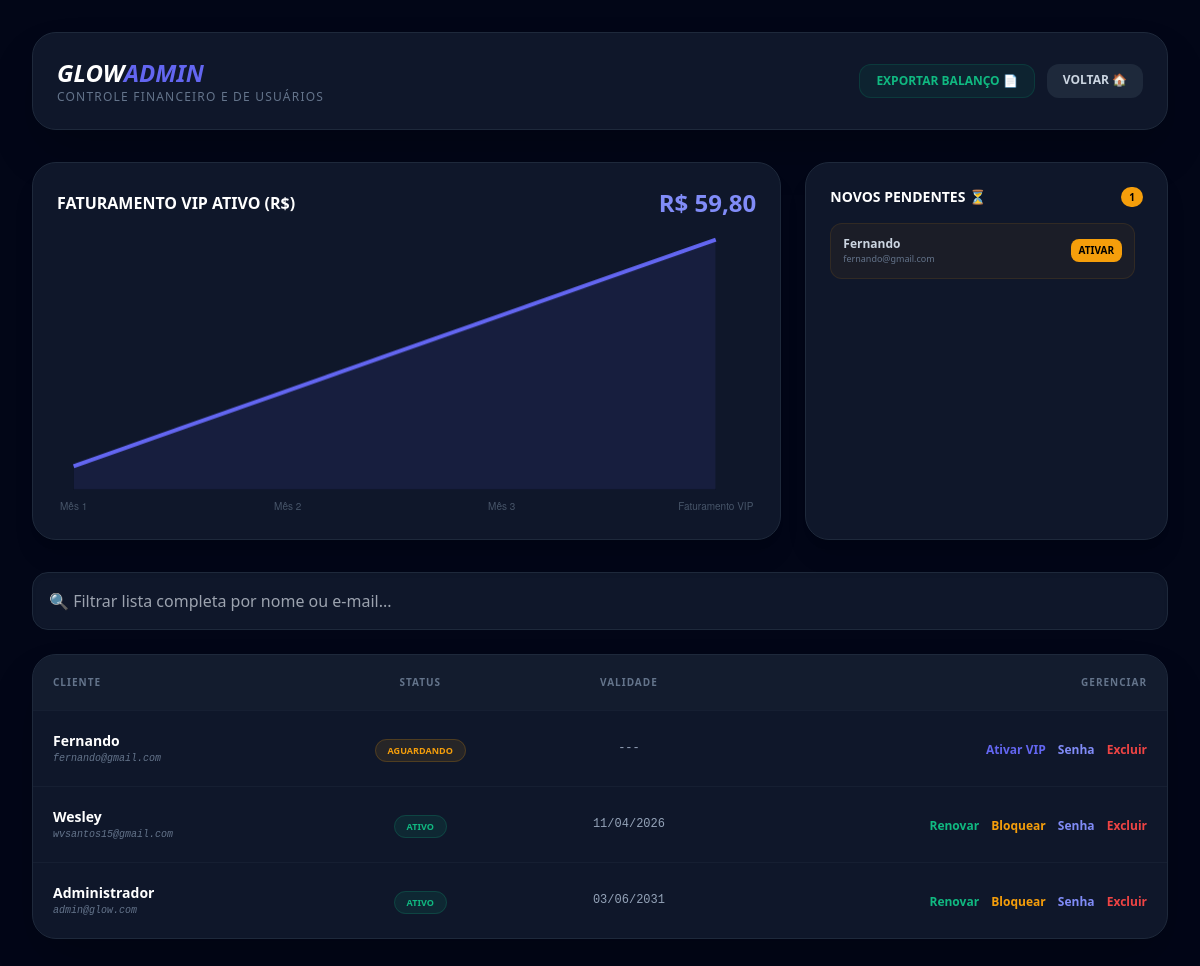
The app's page /admin.php (signed in), older data.
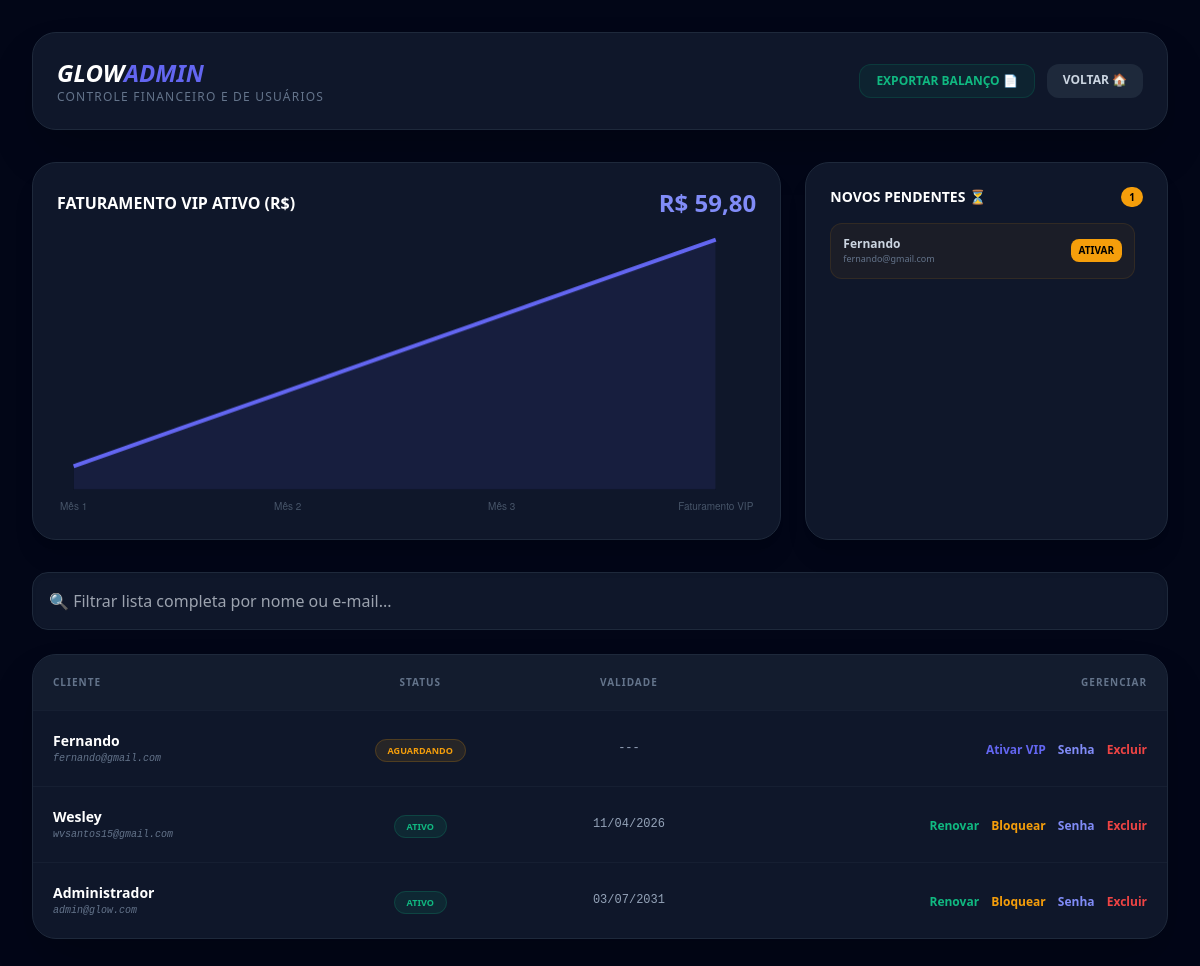
The same page, newer data.
### tables this page shows
CREATE TABLE usuarios (
    id INTEGER PRIMARY KEY AUTOINCREMENT,
    nome VARCHAR(100) NOT NULL,
    email VARCHAR(100) NOT NULL UNIQUE,
    senha VARCHAR(255) NOT NULL,
    status TEXT DEFAULT "aguardando" CHECK(status IN ("aguardando","ativo","suspenso")),
    criado_em DATETIME DEFAULT CURRENT_TIMESTAMP,
    expira_em DATE DEFAULT NULL
);

### admin.php (the view, shortened to what this page needs)
<?php
try {
    $db_path = __DIR__ . "/glow.db";
    $pdo = new PDO("sqlite:" . $db_path);
    $pdo->setAttribute(PDO::ATTR_ERRMODE, PDO::ERRMODE_EXCEPTION);
} catch (Exception $e) { die("Erro: " . $e->getMessage()); }
$total_users = $pdo->query("SELECT count(*) FROM usuarios")->fetchColumn();
$total_ativos = $pdo->query("SELECT count(*) FROM usuarios WHERE status='ativo' AND expira_em >= date('now')")->fetchColumn();
$total_aguardando = $pdo->query("SELECT count(*) FROM usuarios WHERE status='aguardando'")->fetchColumn();
$faturamento = $total_ativos * 29.90;
$grafico_faturamento = [$faturamento * 0.7, $faturamento * 0.8, $faturamento * 0.9, $faturamento];
$usuarios = $pdo->query("SELECT * FROM usuarios ORDER BY id DESC")->fetchAll(PDO::FETCH_ASSOC);
$pendentes_lista = $pdo->query("SELECT id, nome, email FROM usuarios WHERE status='aguardando' ORDER BY id DESC")->fetchAll(PDO::FETCH_ASSOC);
?>
<!DOCTYPE html>
<html lang="pt-br">
<head>
    <script src="https://cdn.tailwindcss.com"></script>
</head>
<body class="bg-[#020617] text-slate-300 min-h-screen font-sans">
<div class="max-w-7xl mx-auto p-4 md:p-8">
    <div class="flex justify-between items-center mb-8 bg-[#0f172a] p-6 rounded-3xl border border-slate-800 shadow-2xl">
        <div>
            <h1 class="text-2xl font-black text-white italic">GLOW<span class="text-indigo-500">ADMIN</span></h1>
            <p class="text-xs text-slate-500 uppercase tracking-widest">Controle Financeiro e de Usuários</p>
        </div>
        <div class="flex gap-3">
            <button onclick="exportarRelatorio()" class="bg-emerald-600/10 text-emerald-500 border border-emerald-600/20 px-4 py-2 rounded-xl text-xs font-bold hover:bg-emerald-600 hover:text-white transition">EXPORTAR BALANÇO 📄</button>
            <a href="index.php" class="bg-slate-800 px-4 py-2 rounded-xl text-xs font-bold hover:bg-slate-700 transition">VOLTAR 🏠</a>
        </div>
    </div>
    <div class="grid grid-cols-1 lg:grid-cols-3 gap-6 mb-8">
        <div class="lg:col-span-2 bg-[#0f172a] p-6 rounded-3xl border border-slate-800 shadow-xl">
            <h3 class="text-white font-bold mb-4 flex justify-between items-center">
                FATURAMENTO VIP ATIVO (R$)
                <span class="text-indigo-400 text-2xl font-black">R$ <?= number_format($faturamento, 2, ',', '.') ?></span>
            </h3>
            <canvas id="faturamentoChart" height="120"></canvas>
        </div>
        <div class="bg-[#0f172a] p-6 rounded-3xl border border-slate-800 shadow-xl border-amber-500/20">
            <h3 class="text-white font-bold mb-4 text-sm uppercase text-amber-500 flex justify-between">
                Novos Pendentes ⏳
                <span class="bg-amber-500 text-black px-2 rounded-full text-[10px]"><?= $total_aguardando ?></span>
            </h3>
            <div class="space-y-3 overflow-y-auto max-h-[250px] pr-2">
                <?php foreach($pendentes_lista as $p): ?>
                <div class="flex justify-between items-center bg-amber-500/5 p-3 rounded-xl border border-amber-500/10">
                    <div class="flex flex-col">
                        <span class="text-xs font-bold text-slate-300"><?= $p['nome'] ?></span>
                        <span class="text-[9px] text-slate-500"><?= $p['email'] ?></span>
                    </div>
                    <a href="?ativar=<?= $p['id'] ?>" class="text-[10px] bg-amber-500 text-black font-black px-2 py-1 rounded-lg">ATIVAR</a>
                </div>
                <?php endforeach; ?>
            </div>
        </div>
    </div>
    <input type="text" id="inputBusca" placeholder="🔍 Filtrar lista completa por nome ou e-mail..." class="w-full bg-[#0f172a] border border-slate-800 p-4 rounded-2xl mb-6 outline-none focus:border-indigo-500 text-white shadow-inner">
    <div class="bg-[#0f172a] rounded-3xl border border-slate-800 overflow-hidden shadow-2xl">
        <table class="w-full text-left border-collapse">
            <thead class="bg-slate-800/30 text-[10px] uppercase text-slate-500 font-black tracking-widest">
                <tr>
                    <th class="p-5">Cliente</th>
                    <th class="p-5 text-center">Status</th>
                    <th class="p-5 text-center">Validade</th>
                    <th class="p-5 text-right">Gerenciar</th>
                </tr>
            </thead>
            <tbody id="tabelaCorpo">
                <?php foreach ($usuarios as $u): $exp = ($u["expira_em"] && $u["expira_em"] < date("Y-m-d")); ?>
                <tr class="border-t border-slate-800/50 hover:bg-white/5 transition linha-user">
                    <td class="p-5">
                        <div class="text-white font-bold text-sm"><?= $u["nome"] ?></div>
                        <div class="text-[10px] text-slate-500 font-mono italic"><?= $u["email"] ?></div>
                    </td>
                    <td class="p-5 text-center">
                        <span class="text-[9px] font-black px-3 py-1 rounded-full border <?= $exp ? 'bg-red-500/10 text-red-500 border-red-500/20' : ($u['status'] == 'ativo' ? 'bg-emerald-500/10 text-emerald-500 border-emerald-500/20' : 'bg-amber-500/10 text-amber-500 border-amber-500/20') ?>">
                            <?= $exp ? 'EXPIRADO' : strtoupper($u['status']) ?>
                        </span>
                    </td>
                    <td class="p-5 text-center font-mono text-xs text-slate-400">
                        <?= $u["expira_em"] ? date("d/m/Y", strtotime($u["expira_em"])) : '---' ?>
                    </td>
                    <td class="p-5 text-right space-x-2">
                        <?php if($u['status'] == 'ativo'): ?>
                            <a href="?renovar=<?= $u["id"] ?>" class="text-emerald-500 hover:text-white transition text-xs font-bold">Renovar</a>
                            <a href="?bloquear=<?= $u["id"] ?>" class="text-amber-500 hover:text-white transition text-xs font-bold">Bloquear</a>
                        <?php else: ?>
                            <a href="?ativar=<?= $u["id"] ?>" class="text-indigo-500 hover:text-white transition text-xs font-bold">Ativar VIP</a>
                        <?php endif; ?>
                        <button onclick="confirmarAcao('resetar_senha', <?= $u['id'] ?>)" class="text-indigo-400 hover:text-white transition text-xs font-bold">Senha</button>
                        <button onclick="confirmarAcao('excluir', <?= $u['id'] ?>)" class="text-red-500 hover:text-white transition text-xs font-bold">Excluir</button>
                    </td>
                </tr>
                <?php endforeach; ?>
            </tbody>
        </table>
    </div>
</div>
<script>
    // --- FILTRO REAL-TIME ---
    document.getElementById('inputBusca').addEventListener('keyup', function() {
        let busca = this.value.toLowerCase();
        document.querySelectorAll('.linha-user').forEach(linha => {
            linha.style.display = linha.innerText.toLowerCase().includes(busca) ? '' : 'none';
        });
    });
    // --- MODAL CONFIRM ---
    function confirmarAcao(acao, id) {
        document.getElementById('btn-confirmar-link').href = "? " + acao + "=" + id;
        const modal = document.getElementById('modal-confirm');
        modal.classList.remove('hidden');
        modal.classList.add('flex');
    }
    function fecharModalConfirm() { document.getElementById('modal-confirm').classList.add('hidden'); }
    // --- GRÁFICO (Dados baseados apenas em Ativos) ---
    new Chart(document.getElementById('faturamentoChart'), {
        type: 'line',
        data: {
            labels: ['Mês 1', 'Mês 2', 'Mês 3', 'Faturamento VIP'],
            datasets: [{
                label: 'Faturamento R$',
                data: [<?= implode(',', $grafico_faturamento) ?>],
                borderColor: '#6366f1',
                backgroundColor: 'rgba(99, 102, 241, 0.1)',
                fill: true,
                tension: 0.4,
                borderWidth: 4,
                pointRadius: 0
            }]
        },
        options: {
            plugins: { legend: { display: false } },
            scales: {
                y: { display: false },
                x: { grid: { display: false }, ticks: { color: '#475569', font: { size: 10 } } }
            }
        }
    });
    // --- EXPORTAÇÃO PDF ---
    function exportarRelatorio() {
        const { jsPDF } = window.jspdf;
        const doc = new jsPDF();
        doc.setFontSize(22);
        doc.text("BALANÇO COMERCIAL - GLOW PDF", 20, 20);
        doc.setFontSize(14);
        doc.text("Total de Usuários: <?= $total_users ?>", 20, 40);
        doc.text("VIPs Ativos: <?= $total_ativos ?>", 20, 50);
        doc.text("Faturamento Mensal: R$ <?= number_format($faturamento, 2, ',', '.') ?>", 20, 60);
        doc.text("Data: " + new Date().toLocaleDateString(), 20, 80);
        doc.save("balanco_glow.pdf");
    }
</script>
</body>
</html>

Row changes from the older to the newer data that the page shows:
changed usuarios "Administrador": expira_em "03/06/2031" → "03/07/2031"
